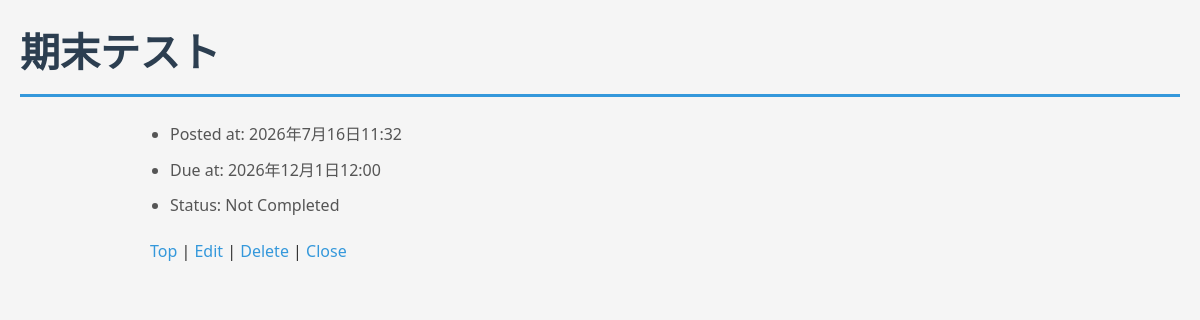
/6/, run on the app's committed database.
### todo/models.py (models this page shows, shortened)
class Task(models.Model):
    title = models.CharField(max_length=100)
    completed = models.BooleanField(default=False)
    posted_at = models.DateTimeField(default=timezone.now)
    due_at = models.DateTimeField(null=True, blank=True)

### todo/views.py (the view)
# urls.py: path('<int:task_id>/', todo_views.detail, name='detail'),
def detail(request, task_id):
    try:
        task = Task.objects.get(pk=task_id)
    except Task.DoesNotExist:
        raise Http404("Task does not exist")
    context = {
        'task': task,
    }
    return render(request, 'todo/detail.html', context)

### todo/templates/todo/detail.html (shortened to what this page needs)
{% load static %}
<!DOCTYPE html>
<html lang="ja">
  <head>
    <link rel="stylesheet" href="{% static 'todo/style.css' %}">
  </head>
  <body>
    <h1>{{ task.title }}</h1>
    <ul>
      <li>Posted at: {{ task.posted_at }}</li>
      {% if task.due_at %}
      <li>Due at: {{ task.due_at }}</li>
      {% endif %}
      {% if task.completed %}
      <li>Status: Completed</li>
      {% else %}
      <li>Status: Not Completed</li>
      {% endif %}
    </ul>
    <div>
      <a href="{% url 'index' %}">Top</a>
      | <a href="{% url 'update' task.id %}">Edit</a>
      | <a href="{% url 'delete' task.id %}">Delete</a>
      | <a href="{% url 'close' task.id %}">Close</a>
    </div>
  </body>
</html>

### todo/static/todo/style.css (style rules this page uses)
* { margin: 0; padding: 0; box-sizing: border-box; }
body { font-family: 'Segoe UI', Tahoma, Geneva, Verdana, sans-serif; background-color: #f5f5f5; color: #333; line-height: 1.6; padding: 20px; }
h1 { color: #2c3e50; margin-bottom: 20px; font-size: 2.5em; border-bottom: 3px solid #3498db; padding-bottom: 10px; }
a { color: #3498db; text-decoration: none; transition: color 0.3s; }
ul { max-width: 900px; margin: 15px auto; padding-left: 20px; }
ul li { padding: 5px 0; color: #555; }
div { max-width: 900px; margin-left: auto; margin-right: auto; }

### data on the page
Task: title "期末テスト", posted_at "2026年7月16日11:32", due_at "2026年12月1日12:00"
